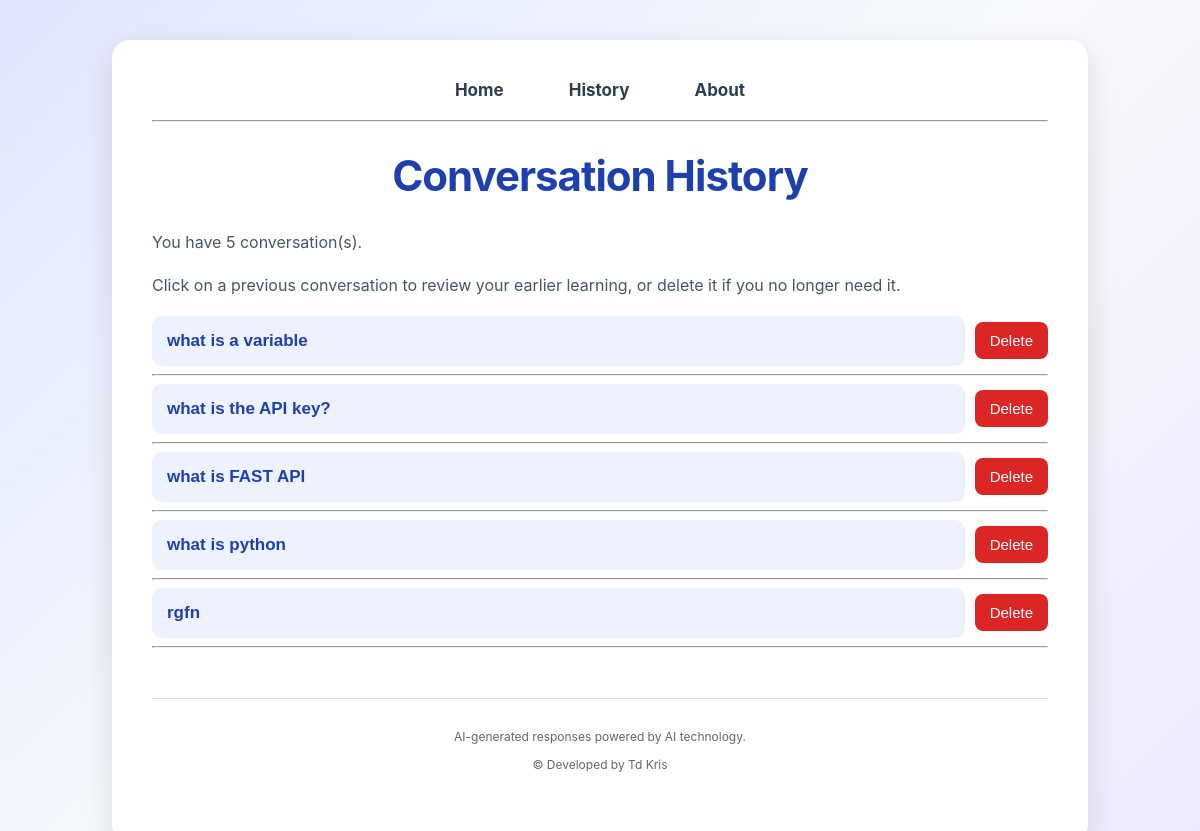
Page /history on the earlier database version.
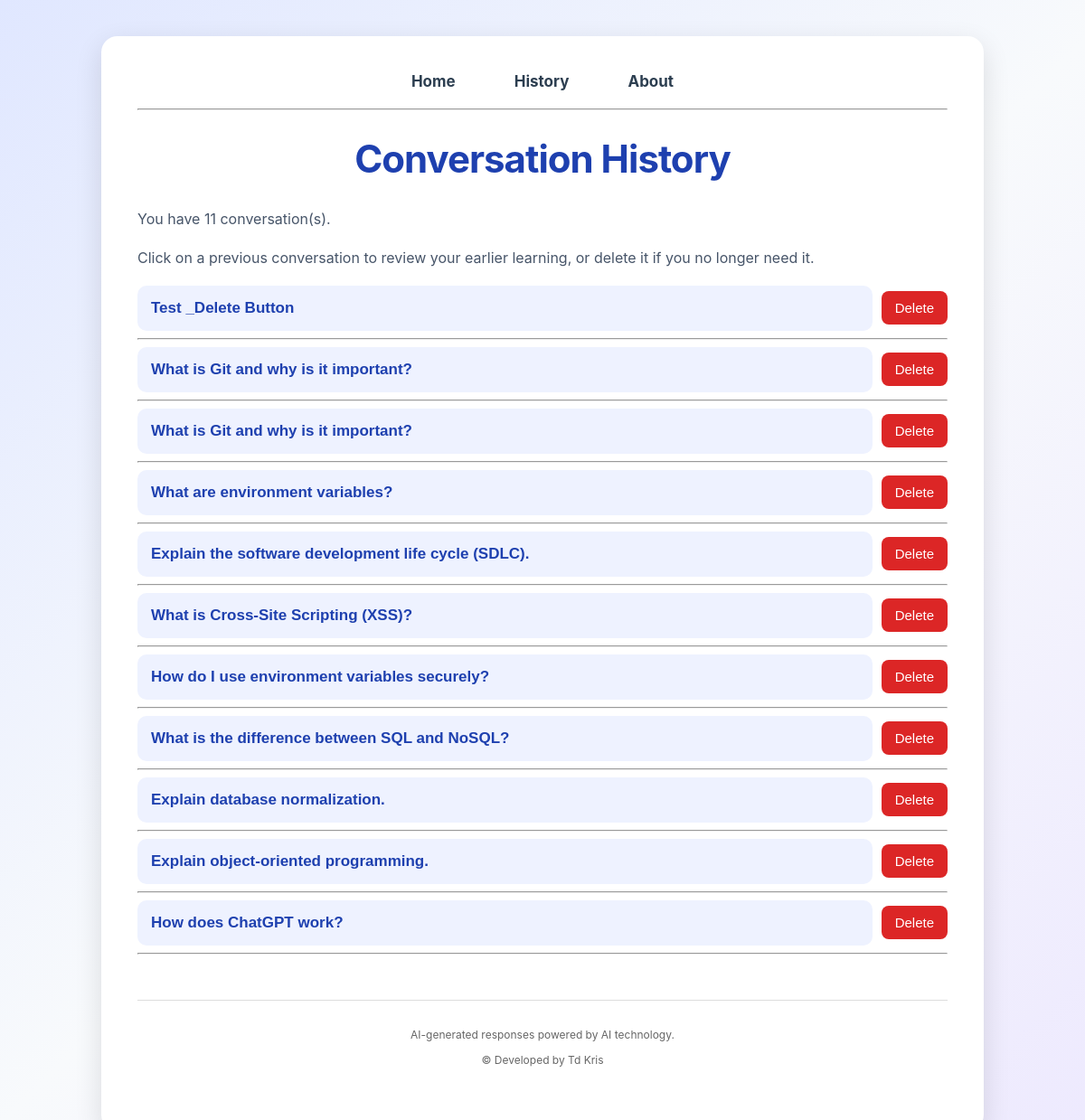
Same page on the later database version.
### tables this page shows
CREATE TABLE conversations(
            id INTEGER PRIMARY KEY AUTOINCREMENT,
            question TEXT,
            answer TEXT,
            created_at TIMESTAMP DEFAULT CURRENT_TIMESTAMP
        );

### app/main.py (the view)
@app.get("/history", response_class=HTMLResponse)
async def history(request: Request):
    conversations = get_all_conversations()
    return templates.TemplateResponse(
        request=request,
        name="history.html",
        context={
            "request": request,
            "conversations": conversations
        }
    )

### app/templates/history.html (shortened to what this page needs)
<!DOCTYPE html>
<html>
<head>
    <link rel="stylesheet" href="/static/style.css">
</head>
<body>
<div class="container">
<nav>
    <a href="/">Home</a>
    <a href="/history">History</a>
    <a href="/about">About</a>
</nav>
<hr>
<h1>Conversation History</h1>
<p>You have {{ conversations|length }} conversation(s).</p>
<p>Click on a previous conversation to review your earlier learning, or delete it if you no longer need it.</p>
{% if conversations %}
{% for conversation in conversations %}
    <div class="history-menu">
    <div class="history-header">
    <button class="history-question" onclick="toggleanswer('{{ loop.index }}')">
    {{ conversation["question"] }}
    </button>
    <form method="post"
        action="/delete/{{ conversation['id'] }}"
        onsubmit="return confirm('Are you sure you want to delete this conversation?');">
        <button class="delete-button" type="submit">
         Delete
    </button>
    </form>
</div>
</div>
<hr>
{% endfor %}
{% else %}
<div class="no-history">
    <h3> No Conversation History </h3>
</div>
{% endif %}
    <footer>
    <p>
         AI-generated responses powered by AI technology.
    </p>
    <p>
        &copy;  Developed by Td Kris
    </p>
</footer>
</div>
</body>
</html>

Differences in the rows shown:
removed conversations: question "what is a variable"
removed conversations: question "what is the API key?"
removed conversations: question "what is FAST API"
removed conversations: question "what is python"
removed conversations: question "rgfn"
added conversations: question "Test _Delete Button"
added conversations: question "What is Git and why is it important?"
added conversations: question "What is Git and why is it important?"
added conversations: question "What are environment variables?"
added conversations: question "Explain the software development life cycle (SDLC)."
added conversations: question "What is Cross-Site Scripting (XSS)?"
added conversations: question "How do I use environment variables securely?"
added conversations: question "What is the difference between SQL and NoSQL?"
added conversations: question "Explain database normalization."
added conversations: question "Explain object-oriented programming."
added conversations: question "How does ChatGPT work?"
Other differences:
{{ conversations|length }}: "5" → "11"
